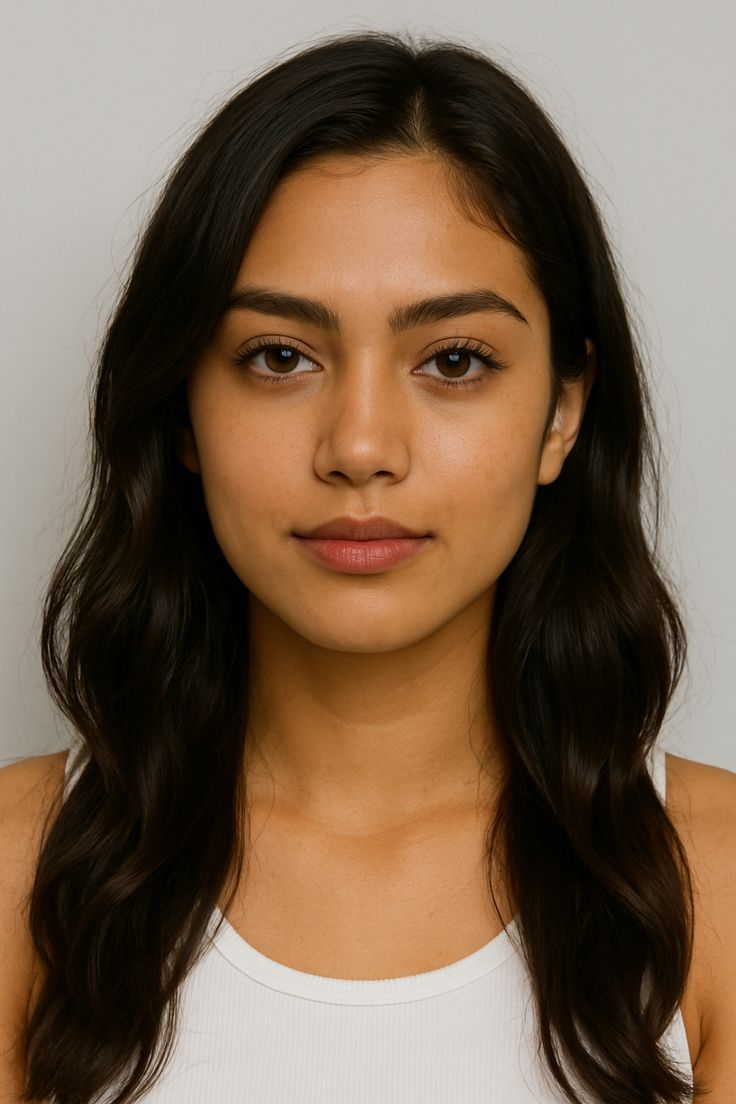
#> input picture fashion/color_backend/api/proj.pics/29402595e8ad2e982bfb62a61b218a7e.jpg, 736 x 1104 px
$ python -i preprocessing.py   (imports and definitions only)
#> lines starting #> are read from the running program, lines starting #| are printed output that depends on the picture
"""
Image preprocessing pipeline.

Responsibilities:
- Decode the uploaded file to a normalized RGB numpy array.
- EXIF-orient correction (selfies on mobile are commonly rotated).
- Resize to a consistent max edge to keep MediaPipe inference fast and
  scale-invariant (we work in normalized 0..1 coordinates downstream).
- Light denoise + contrast normalization to stabilize landmark detection
  without distorting silhouette geometry.
"""
from __future__ import annotations
import io
import numpy as np
from PIL import Image, ImageOps
import cv2

MAX_EDGE = 1024  # px

def load_image(file_obj) -> np.ndarray:
    """Read a Django UploadedFile / path / bytes into an RGB ndarray."""
    if hasattr(file_obj, "read"):
        data = file_obj.read()
        file_obj.seek(0)
        img = Image.open(io.BytesIO(data))
    elif isinstance(file_obj, (bytes, bytearray)):
        img = Image.open(io.BytesIO(file_obj))
    else:
        img = Image.open(file_obj)
#> img is the input picture: PIL image 736x1104 RGB; mean R, G, B 121.6, 99.5, 79.7

    img = ImageOps.exif_transpose(img).convert("RGB")
    return np.array(img)

def normalize(img: np.ndarray) -> np.ndarray:
    """Resize (keep aspect), denoise, normalize contrast."""
    h, w = img.shape[:2]
#> h = 1104; w = 736
    scale = MAX_EDGE / max(h, w)
#> scale = 0.928
    if scale < 1.0:
        img = cv2.resize(img, (int(w * scale), int(h * scale)),
                         interpolation=cv2.INTER_AREA)
#> img: shape (1024, 682, 3)

    # Mild denoise — preserves edges (important for silhouette extraction).
    img = cv2.bilateralFilter(img, d=5, sigmaColor=35, sigmaSpace=35)

    # CLAHE on the L channel for robust contrast across lighting conditions.
    lab = cv2.cvtColor(img, cv2.COLOR_RGB2LAB)
#> lab: shape (1024, 682, 3); mean of channels 0, 1, 2 108, 134.5, 142.1
    l, a, b = cv2.split(lab)
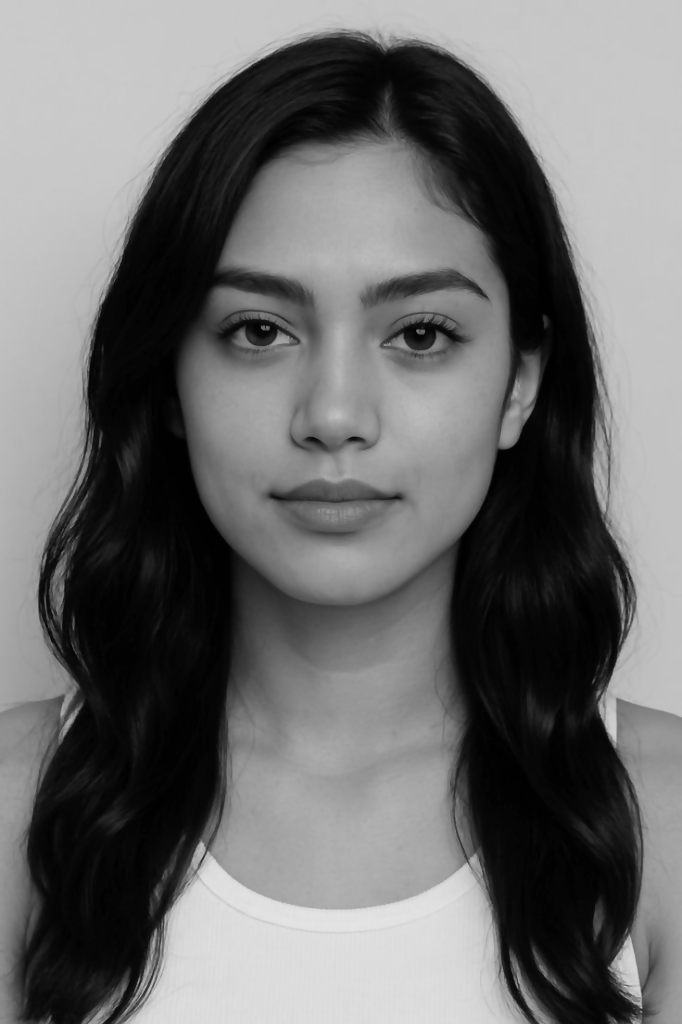
#> l: shape (1024, 682); min 0, max 228, mean 108
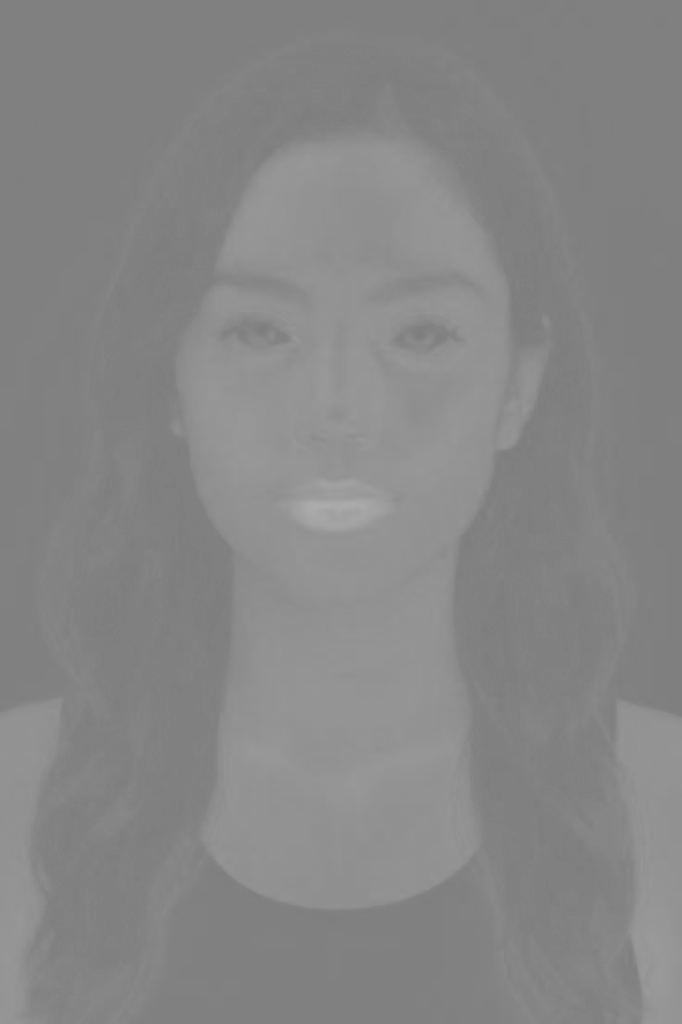
#> a: shape (1024, 682); min 124, max 172, mean 134.5
    clahe = cv2.createCLAHE(clipLimit=2.0, tileGridSize=(8, 8))
    l = clahe.apply(l)
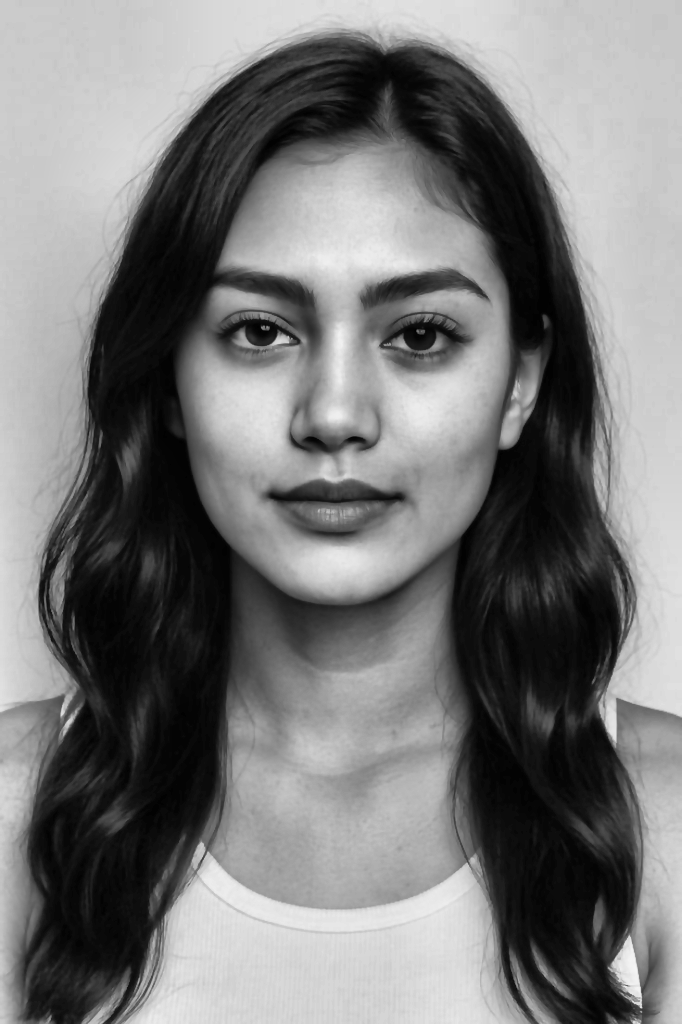
#> l: shape (1024, 682); min 1, max 244, mean 119.9
    img = cv2.cvtColor(cv2.merge([l, a, b]), cv2.COLOR_LAB2RGB)
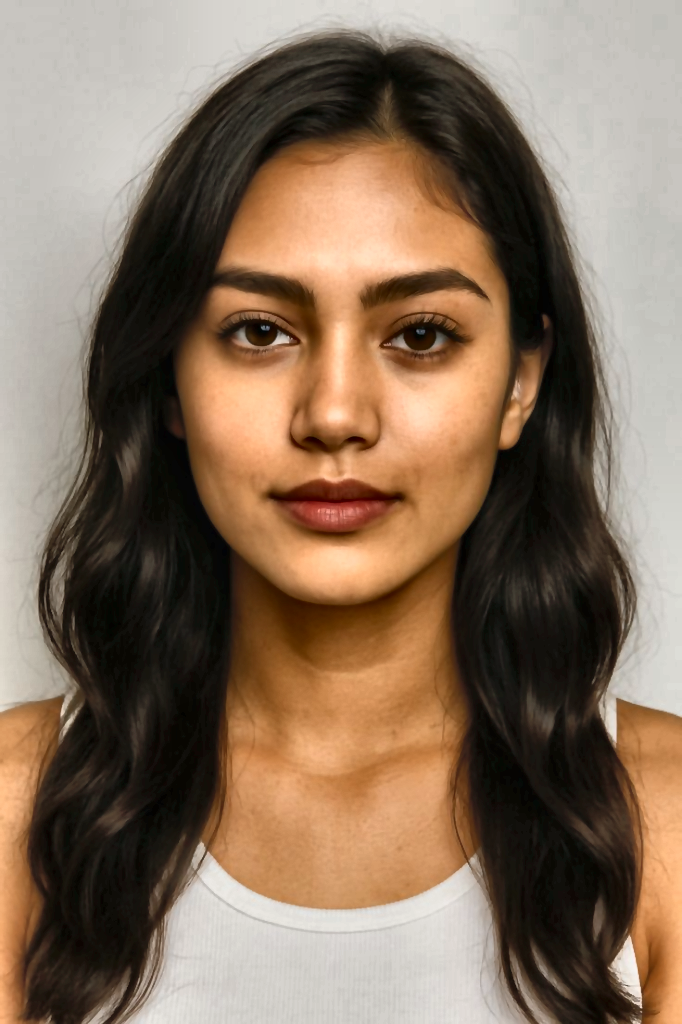
#> img: shape (1024, 682, 3); mean R, G, B 133.8, 111.6, 92
    return img

def preprocess(file_obj) -> np.ndarray:
    return normalize(load_image(file_obj))

>>> result = preprocess('../../../fashion/color_backend/api/proj.pics/29402595e8ad2e982bfb62a61b218a7e.jpg')

$ run again, on fashion/color_backend/api/proj.pics/deabcfa7ebb5ca3377c146e49a7762a0.jpg
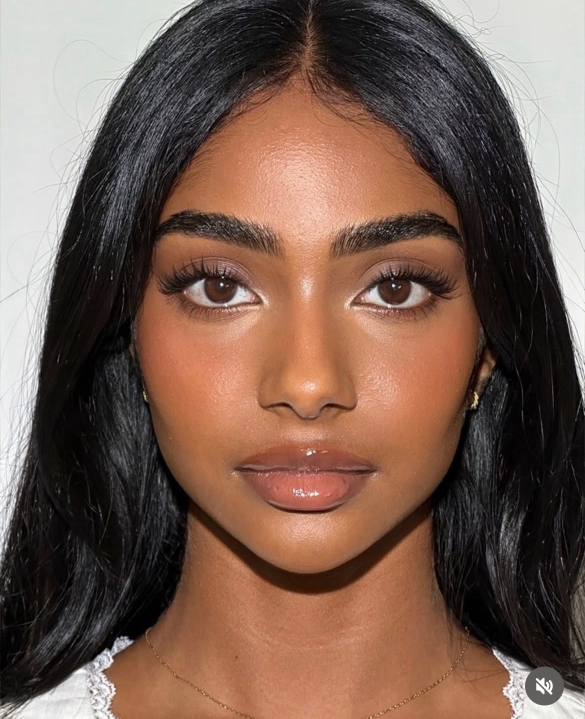
#> input picture fashion/color_backend/api/proj.pics/deabcfa7ebb5ca3377c146e49a7762a0.jpg, 1170 x 1437 px (shown at 1/2 size)
#> in load_image, img is the input picture: PIL image 1170x1437 RGB; mean R, G, B 120.1, 94, 81.6
#> h = 1437; w = 1170
#> scale = 0.713
#> lab: shape (1024, 833, 3); mean of channels 0, 1, 2 104, 137.1, 139.1
#> in normalize, `l, a, b = cv2.split(lab)`:
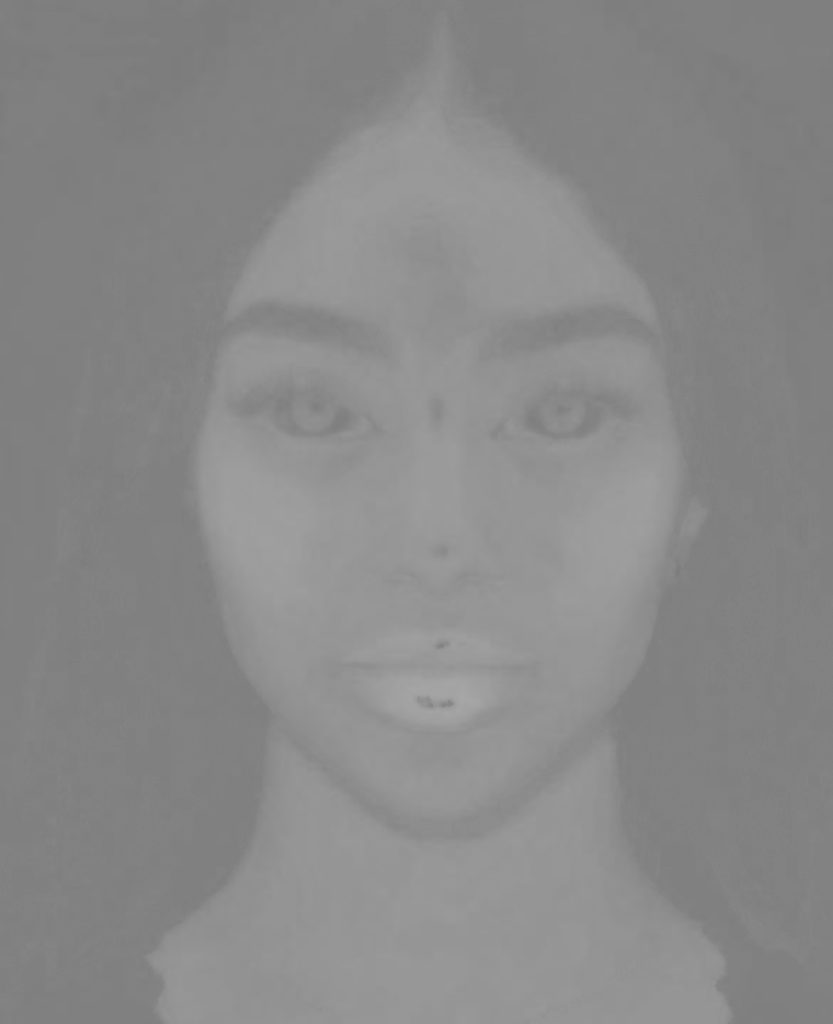
#> a: shape (1024, 833); min 123, max 167, mean 137.1
#> in normalize, `img = cv2.cvtColor(cv2.merge([l, a, b]), cv2.COLOR_LAB2RGB)`:
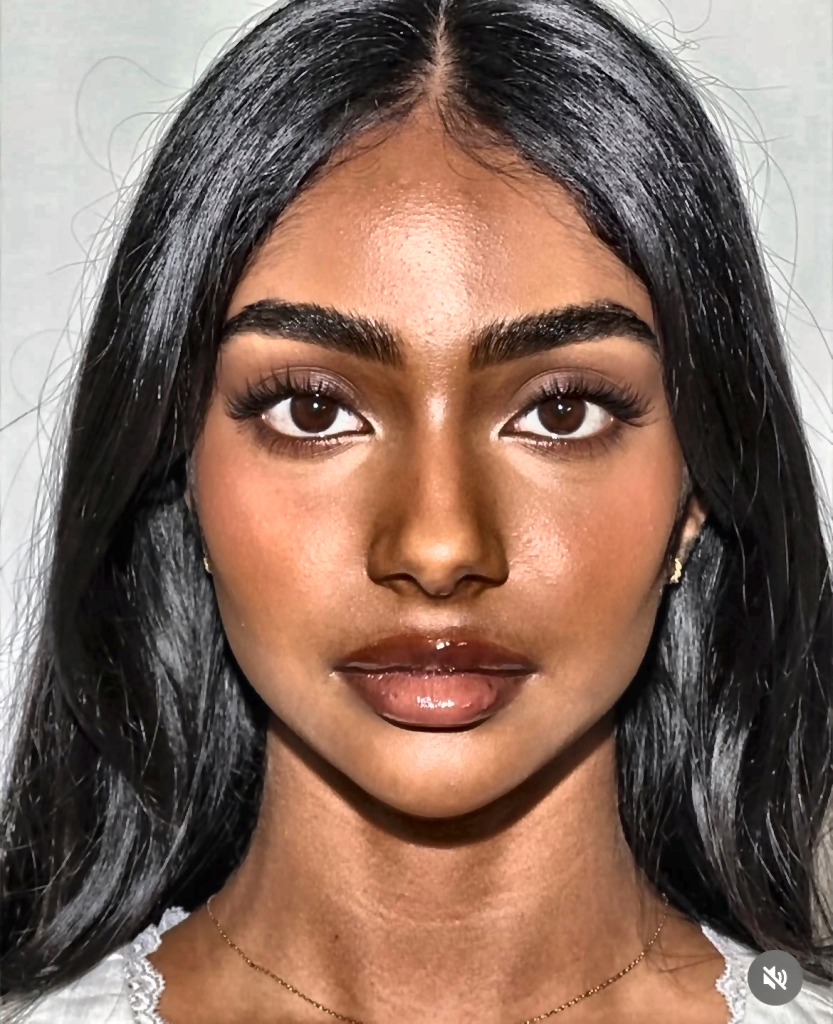
#> img: shape (1024, 833, 3); mean R, G, B 133.2, 106.8, 94.2

$ run again, on fashion/color_backend/api/proj.pics/WhatsApp Image 2026-03-06 at 15.01.39.jpeg
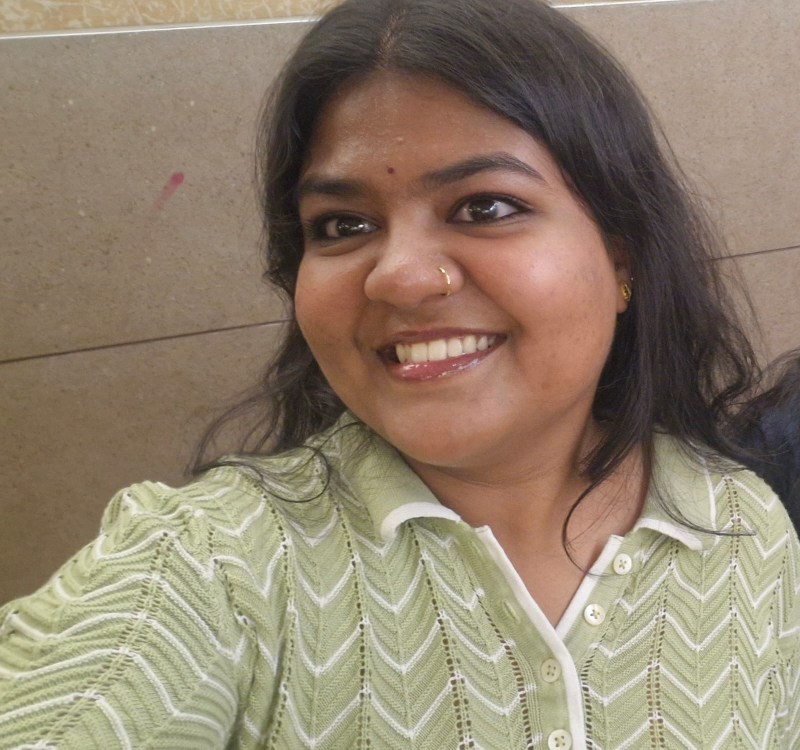
#> input picture fashion/color_backend/api/proj.pics/WhatsApp Image 2026-03-06 at 15.01.39.jpeg, 1600 x 1499 px (shown at 1/2 size)
#> in load_image, img is the input picture: PIL image 1600x1499 RGB; mean R, G, B 144.9, 129.5, 110.3
#> h = 1499; w = 1600
#> scale = 0.64
#> lab: shape (959, 1024, 3); mean of channels 0, 1, 2 139.1, 131, 140.6
#> in normalize, `l = clahe.apply(l)`:
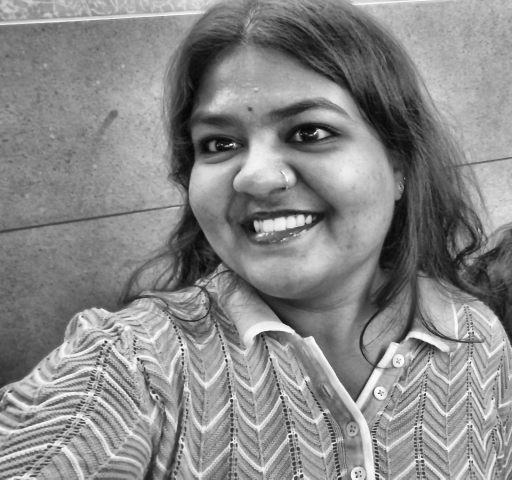
#> l: shape (959, 1024) (shown at 1/2 size); min 6, max 254, mean 136.7
#> in normalize, `img = cv2.cvtColor(cv2.merge([l, a, b]), cv2.COLOR_LAB2RGB)`:
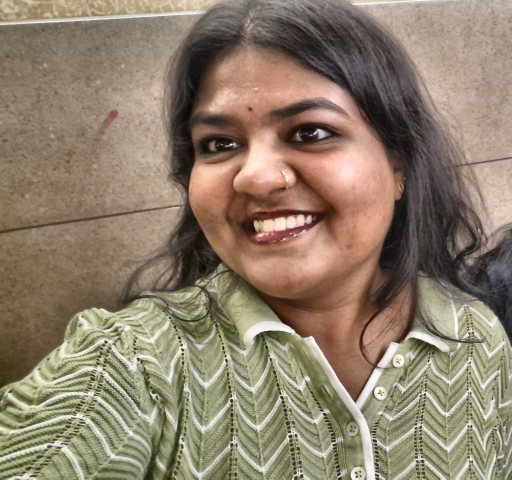
#> img: shape (959, 1024, 3) (shown at 1/2 size); mean R, G, B 142.8, 127.2, 108.2

$ run again, on fashion/color_backend/api/proj.pics/WhatsApp Image 2026-03-17 at 09.05.04.jpeg
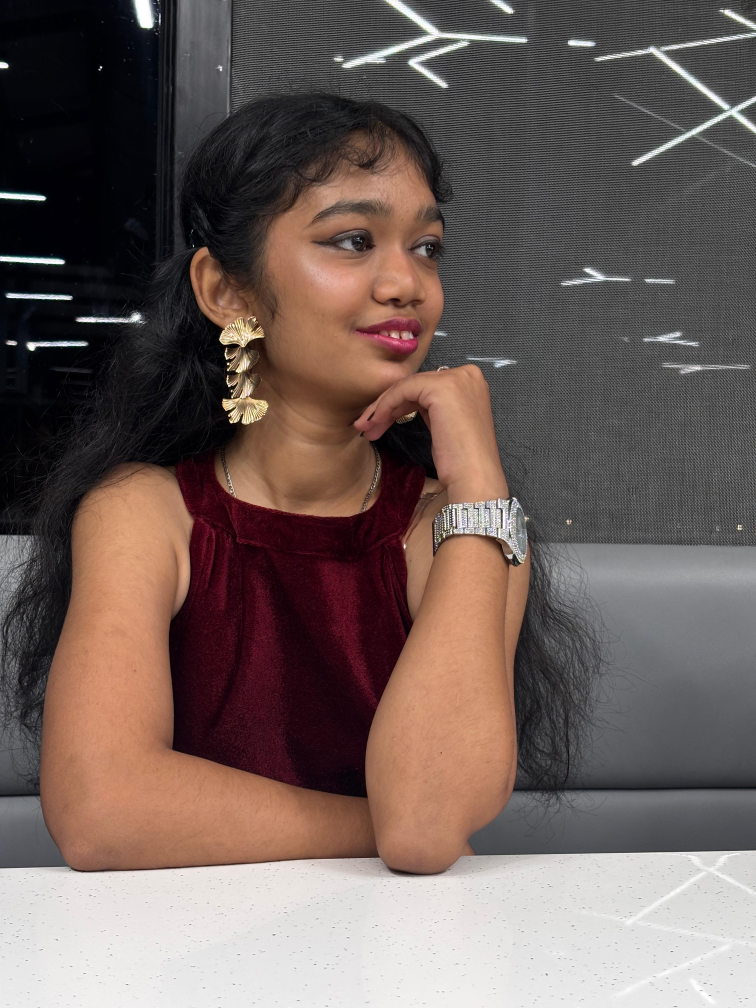
#> input picture fashion/color_backend/api/proj.pics/WhatsApp Image 2026-03-17 at 09.05.04.jpeg, 3024 x 4032 px (shown at 1/4 size)
#> in load_image, img is the input picture: PIL image 3024x4032 RGB; mean R, G, B 110.9, 95.6, 91.1
#> h = 4032; w = 3024
#> scale = 0.254
#> lab: shape (1024, 768, 3); mean of channels 0, 1, 2 103.8, 133.8, 133.1
#> in normalize, `l, a, b = cv2.split(lab)`:
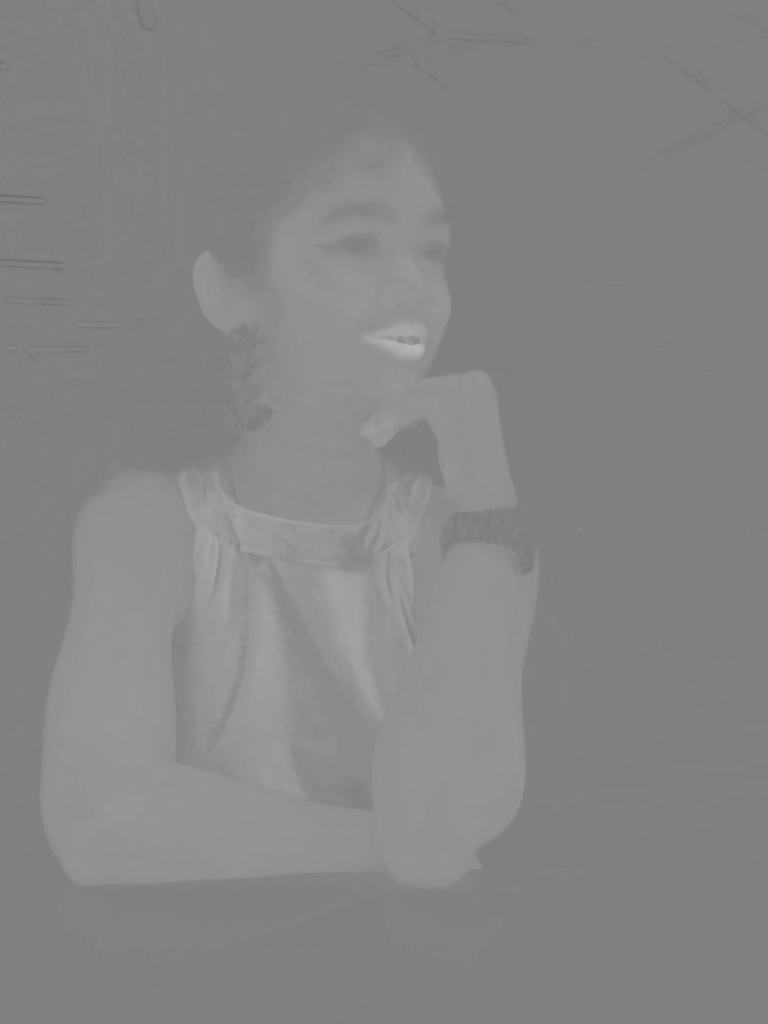
#> a: shape (1024, 768); min 108, max 182, mean 133.8
#> in normalize, `img = cv2.cvtColor(cv2.merge([l, a, b]), cv2.COLOR_LAB2RGB)`:
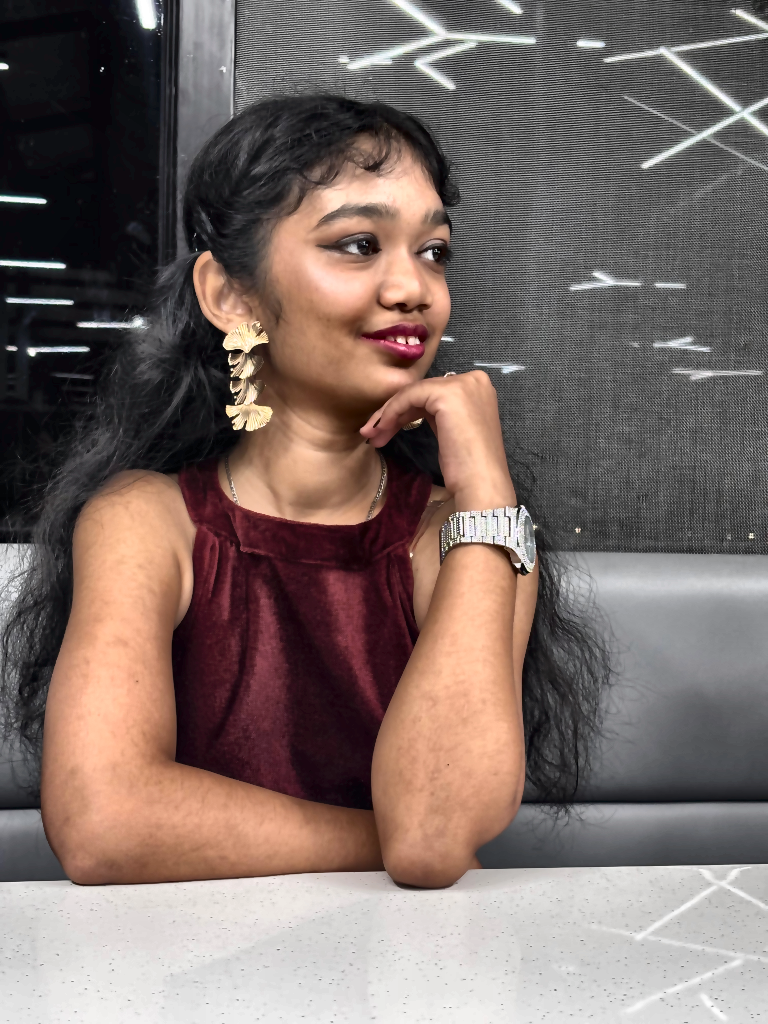
#> img: shape (1024, 768, 3); mean R, G, B 123.9, 108.3, 103.5
